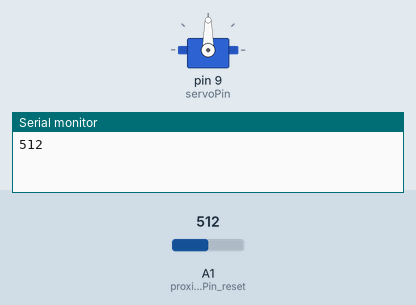
Recording of a sketch running on a simulated Arduino Uno, built with avr-gcc and run on an emulated ATmega328P. Parts: servo, the last lines printed to the serial monitor. The test bench sets the inputs (shaded band); at power-on: A1 (proximityPin_reset) = 512.

Above: at 1.2 s.
1.3 s: A1 (proximityPin_reset) set to 0
At 2.7 s:
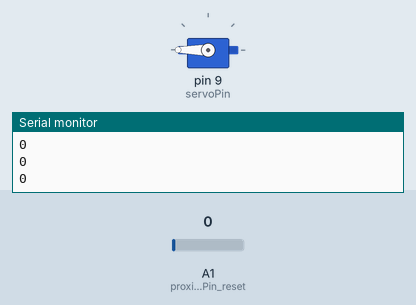
3.0 s: A1 (proximityPin_reset) set to 13
4.6 s: A1 (proximityPin_reset) set to 17
At 5.3 s:
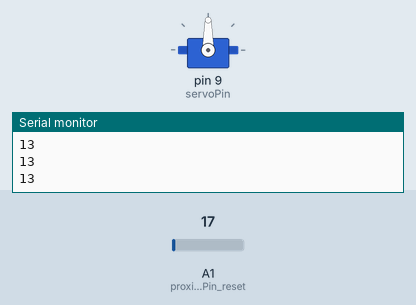
Timing chart, 0 to 15.0 s (numbered marks = the images above; inputs shaded):
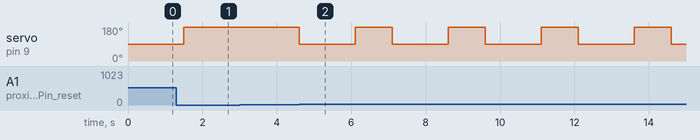

Measured:
- the behaviour switches between 14 and 15 on A1 (proximityPin_reset) (found by bisection; images 1 and 2)
- after the input at 1.3 s, servo on pin 9 (servoPin): goes on until 1.5 s, then stays 180°
- after the input at 4.6 s, servo on pin 9 (servoPin): alternates 180° for 1.0 s and 90° for 1.5 s, starting at once

The sketch:

servo_near_bottom.ino
```cpp
 #include <Servo.h>

// Create a new servo object:
Servo myservo;
#define servoPin 9
int angle = 0;
//sensor
#define PROXIMITY_CUTOFF 15
#define proximityPin_reset A1


void setup() {
  Serial.begin(9600);
  myservo.attach(servoPin);
  pinMode(proximityPin_reset, INPUT);
}

// Pulse Sequence
void loop() {
 // PROXIMITY SENSOR
 Serial.println(analogRead(proximityPin_reset));
    if(analogRead(proximityPin_reset) >= PROXIMITY_CUTOFF){

      myservo.write(90);
      // And back from 180 to 0 degrees:
      //for (angle = 180; angle >= 0; angle -= 1) {
        //myservo.write(angle);
        //delay(30); // adjust speed of servo arm
      //}
      delay(1500);
      myservo.write(180);
      // Sweep from 0 to 180 degrees:
      //for (angle = 0; angle <= 180; angle += 1) {
        //myservo.write(angle);
        //delay(15);
      //}

      delay(1000);
    }

}
```
